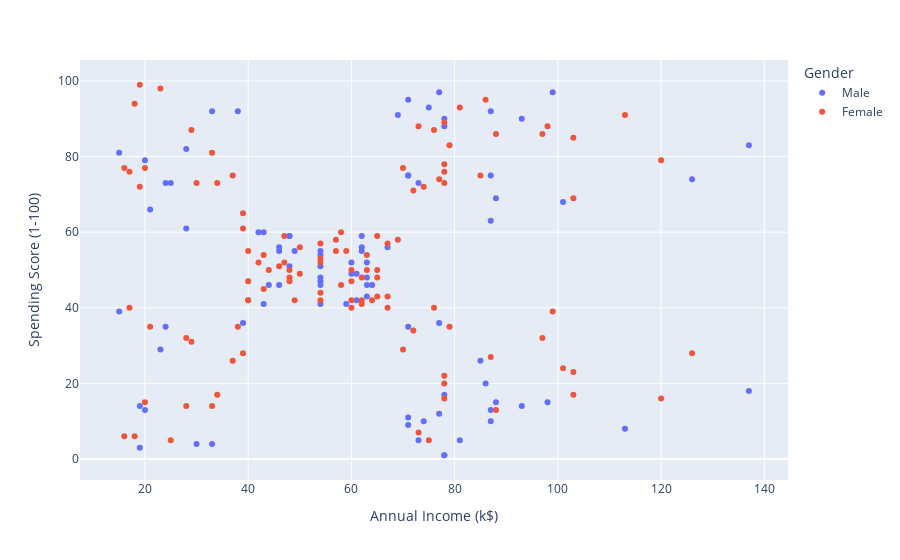

Here is the notebook cell this chart was saved with:
### Code cell
# Scatter Plot with color from 2nd variable
px.scatter(df, x='Annual Income (k$)', y='Spending Score (1-100)', color='Gender')

### Figure 1 — Plotly figure (JSON) as saved in the notebook; plotly's stock layout.template omitted (floating-point values rounded to 4 significant figures)
{"data": [{"hovertemplate": "Gender=Male<br>Annual Income (k$)=%{x}<br>Spending Score (1-100)=%{y}<extra></extra>", "legendgroup": "Male", "marker": {"color": "#636efa", "symbol": "circle"}, "mode": "markers", "name": "Male", "orientation": "v", "showlegend": true, "type": "scatter", "x": [15, 15, 19, 19, 20, 20, 21, 23, 24, 24, 25, 28, 28, 30, 33, 33, 38, 39, 42, 43, 43, 44, 46, 46, 46, 48, 48, 48, 49, 54, 54, 54, 54, 54, 54, 54, 59, 60, 60, 61, 61, 62, 62, 62, 63, 63, 63, 63, 64, 67, 69, 71, 71, 71, 71, 71, 71, 73, 73, 74, 75, 77, 77, 77, 78, 78, 78, 78, 78, 81, 85, 86, 87, 87, 87, 87, 87, 88, 88, 93, 93, 98, 99, 101, 113, 126, 137, 137], "xaxis": "x", "y": [39, 81, 3, 14, 13, 79, 66, 29, 35, 73, 73, 82, 61, 4, 4, 92, 92, 36, 60, 60, 41, 46, 46, 56, 55, 51, 59, 59, 55, 47, 54, 48, 51, 55, 41, 46, 41, 49, 52, 42, 49, 59, 55, 56, 46, 43, 48, 52, 46, 56, 91, 35, 95, 11, 75, 9, 75, 5, 73, 10, 93, 12, 97, 36, 90, 17, 88, 1, 1, 5, 26, 20, 63, 13, 75, 10, 92, 15, 69, 14, 90, 15, 97, 68, 8, 74, 18, 83], "yaxis": "y"}, {"hovertemplate": "Gender=Female<br>Annual Income (k$)=%{x}<br>Spending Score (1-100)=%{y}<extra></extra>", "legendgroup": "Female", "marker": {"color": "#EF553B", "symbol": "circle"}, "mode": "markers", "name": "Female", "orientation": "v", "showlegend": true, "type": "scatter", "x": [16, 16, 17, 17, 18, 18, 19, 19, 20, 20, 21, 23, 25, 28, 28, 29, 29, 30, 33, 33, 34, 34, 37, 37, 38, 39, 39, 39, 40, 40, 40, 40, 42, 43, 43, 44, 46, 47, 47, 48, 48, 48, 49, 50, 50, 54, 54, 54, 54, 54, 57, 57, 58, 58, 59, 60, 60, 60, 60, 62, 62, 62, 63, 63, 64, 65, 65, 65, 65, 67, 67, 67, 69, 70, 70, 72, 72, 73, 73, 74, 75, 76, 76, 77, 78, 78, 78, 78, 78, 78, 78, 79, 79, 81, 85, 86, 87, 88, 88, 97, 97, 98, 99, 101, 103, 103, 103, 103, 113, 120, 120, 126], "xaxis": "x", "y": [6, 77, 40, 76, 6, 94, 72, 99, 15, 77, 35, 98, 5, 14, 32, 31, 87, 73, 14, 81, 17, 73, 26, 75, 35, 61, 28, 65, 55, 47, 42, 42, 52, 54, 45, 50, 51, 52, 59, 50, 48, 47, 42, 49, 56, 53, 52, 42, 44, 57, 58, 55, 60, 46, 55, 40, 42, 47, 50, 41, 48, 42, 50, 54, 42, 48, 50, 43, 59, 43, 57, 40, 58, 29, 77, 34, 71, 88, 7, 72, 5, 40, 87, 74, 22, 20, 76, 16, 89, 78, 73, 35, 83, 93, 75, 95, 27, 13, 86, 32, 86, 88, 39, 24, 17, 85, 23, 69, 91, 16, 79, 28], "yaxis": "y"}], "layout": {"autosize": true, "legend": {"title": {"text": "Gender"}, "tracegroupgap": 0}, "margin": {"t": 60}, "xaxis": {"anchor": "y", "autorange": true, "domain": [0, 1], "range": [7.59, 144.4], "title": {"text": "Annual Income (k$)"}, "type": "linear"}, "yaxis": {"anchor": "x", "autorange": true, "domain": [0, 1], "range": [-6.588, 106.6], "title": {"text": "Spending Score (1-100)"}, "type": "linear"}}}
